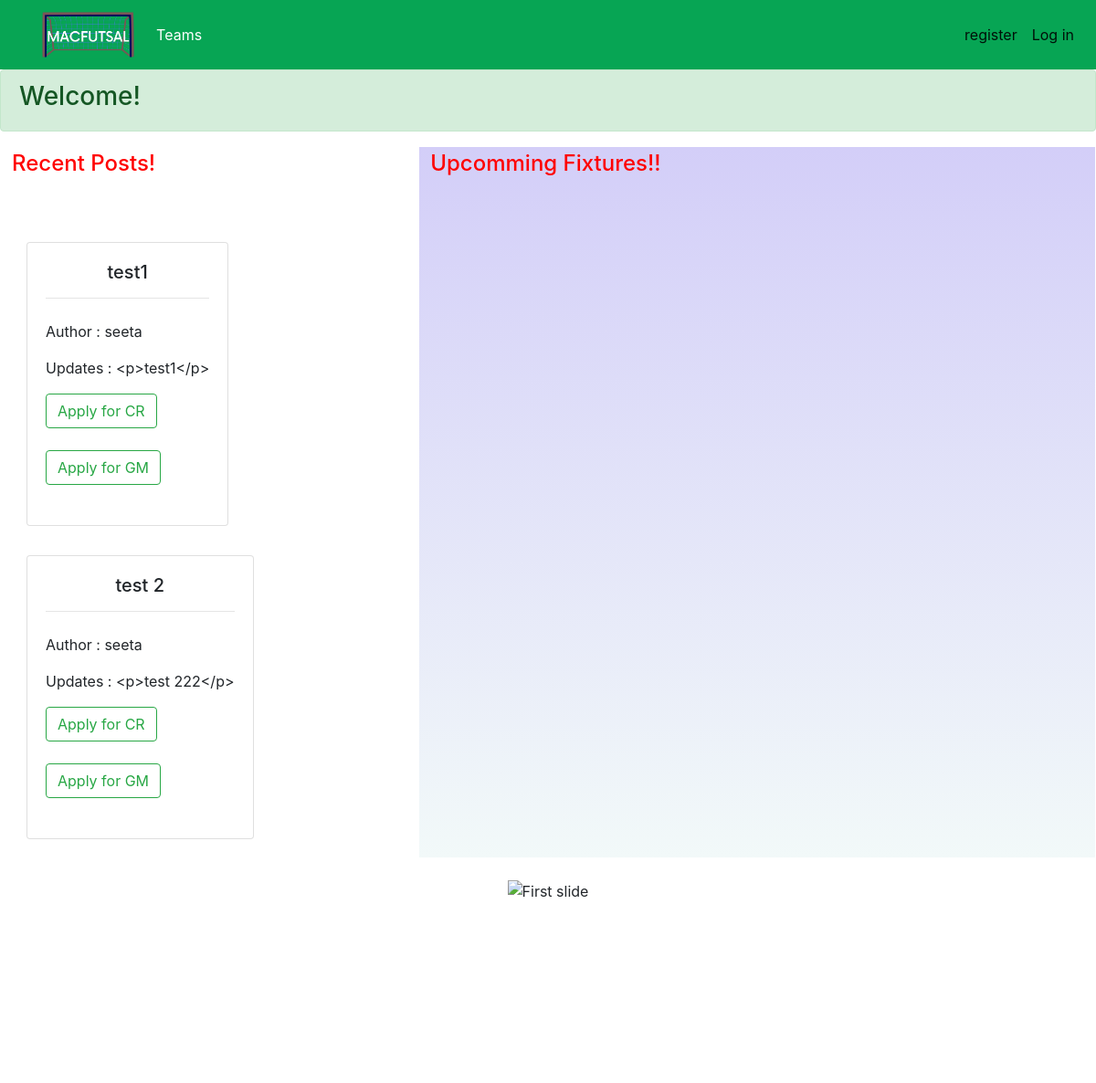
/ (upper part), run on an earlier commit of the app's database.
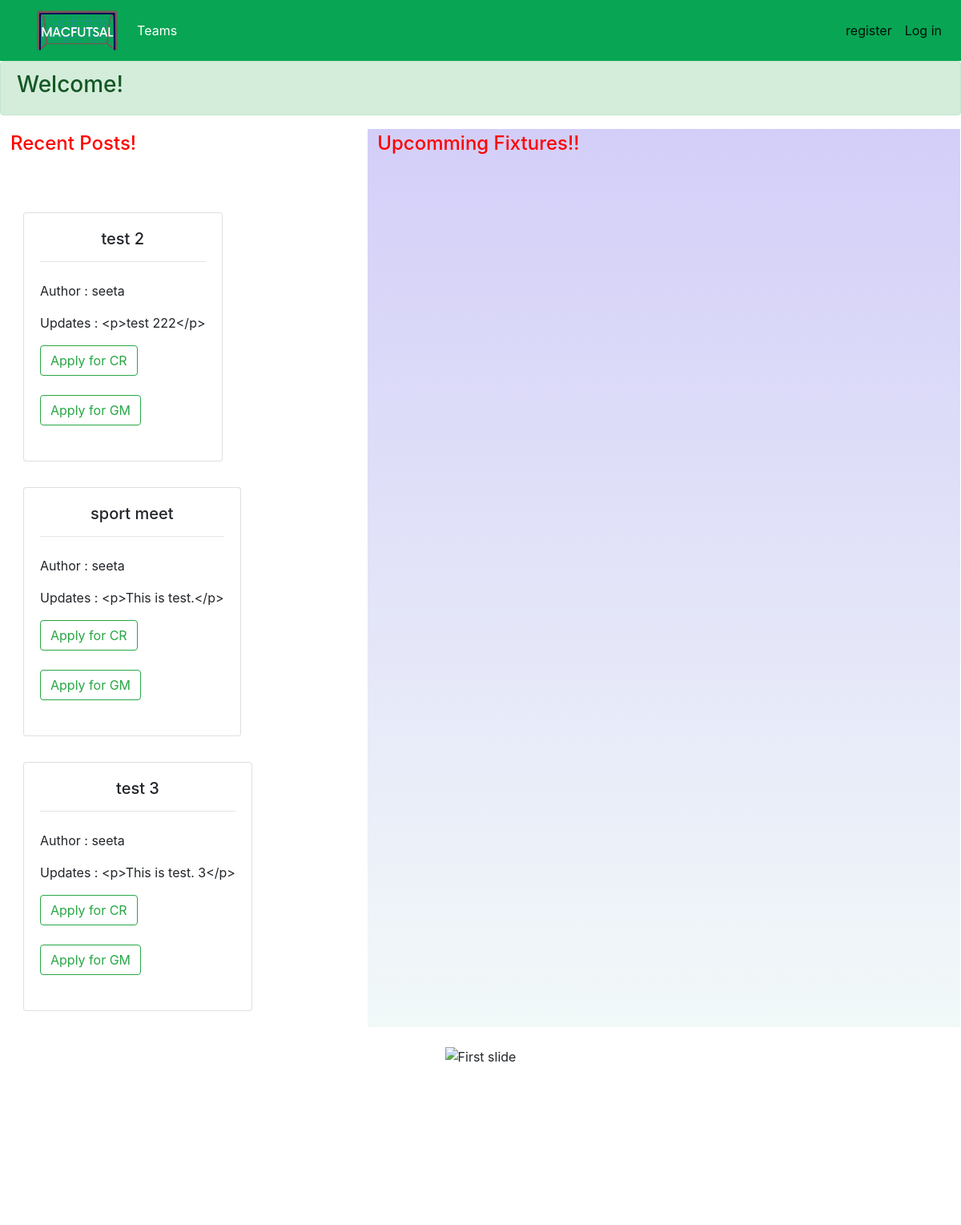
And on a later commit of the database.
### adminpanel/models.py (models this page shows, shortened)
class Posts(models.Model):
    title = models.CharField(max_length=100)
    content = models.TextField()
    created_at = models.DateTimeField(auto_now_add=True)
    author = models.ForeignKey( User, on_delete=models.CASCADE)

### login/views.py (the view)
# urls.py: path('', user_views.index, name='index'),
def index(request):
    form = PostForm()
    posts = Posts.objects.all()
    if request.method == "POST":
        form = PostForm(request.POST)
        if form.is_valid():
            form.save()
    context = {
        "form":form,
        "posts":posts,
    }
    return render(request, 'Accounts/index.html', context)

### login/context_processors.py (called while the page is built)
def groups(request):
    user = request.user
    return {
        'is_Class_Coordinator': user.groups.filter(name='Class Coordinator').exists(),
        'is_System_Handler': user.groups.filter(name='System Handler').exists(),
        'is_adminpanel': user.groups.filter(name='adminpanel').exists(),
    }

### login/templates/Accounts/index.html (shortened to what this page needs)
{% extends "base.html" %}
{% block main %}
  {% if user.is_authenticated %}
  <div class="alert alert-primary" role="alert">
    <h3><b>Welcome </b>{{ user.username }} <svg xmlns="http://www.w3.org/2000/svg" width="16" height="16" fill="currentColor" class="bi bi-patch-check-fill" viewBox="0 0 16 16">
      <path d="M10.067.87a2.89 2.89 0 0 0-4.134 0l-.622.638-.89-.011a2.89 2.89 0 0 0-2.924 2.924l.01.89-.636.622a2.89 2.89 0 0 0 0 4.134l.637.622-.011.89a2.89 2.89 0 0 0 2.924 2.924l.89-.01.622.636a2.89 2.89 0 0 0 4.134 0l.622-.637.89.011a2.89 2.89 0 0 0 2.924-2.924l-.01-.89.636-.622a2.89 2.89 0 0 0 0-4.134l-.637-.622.011-.89a2.89 2.89 0 0 0-2.924-2.924l-.89.01-.622-.636zm.287 5.984-3 3a.5.5 0 0 1-.708 0l-1.5-1.5a.5.5 0 1 1 .708-.708L7 8.793l2.646-2.647a.5.5 0 0 1 .708.708z"/>
    </svg></h3>
  </div>
  {% else %}
  <div class="alert alert-success" role="alert">
    <h3>Welcome!</h3>
  </div>
  {% endif %}
<div class="flex-container" style="display: flex;  flex-wrap: nowrap; ">
  <div class="shadowbox" style="
                                width :55em;
                                border: 0.5px solid #fff;
                                padding: 4px 12px;">
                                <h4 style="color: red;">Recent Posts!</h4>  <br> <br>
    <div class="section">
      {% for post in posts %}
      <div class="d-inline-flex">
        <div class="card m-3" style="background: rgb(255, 255, 255);">
          <div class="card-body">
            <div class="row">
              <div class="col">
              <center> <h5>{{post.title}}</h5></center>
              <hr>
              </div>
            </div>
            <div class="row">
              <div class="col pt-2">
               <p> Author : {{post.author}} </p>
                <p>Updates : </b> {{post.content}}</p>
                <button class="btn btn-outline-success" onclick="window.location.href='/CR/'">Apply for CR</button> <br> <br>
                <button class="btn btn-outline-success" onclick="window.location.href='/GM/'">Apply for GM</button> <br> <br>
              </div>
            </div>
          </div>
        </div>
      </div>
        {% endfor %}
    </div>
  </div>
  <div class="shadowbox" style="
          width :90em;
          border: 0.5px solid #fff;
          padding: 4px 12px;
          background-image: linear-gradient(0deg, rgba(172, 217, 216, 0.157)  0%, rgb(211 206 248) 100%); ">
    <h4 style="color: red;"> Upcomming Fixtures!!</h4>
  </div>
</div>
<br>
   {% load static %}
 <div class="container-fluid" style="height: 100px">
  <div class="row">
    <div class=" mx-auto">
      <div id="carouselExampleIndicators" class="carousel slide" data-ride="carousel">
        <div class="carousel-inner">
          <div class="carousel-item active" style="height:800px;">
            <img class="d-block w-100" src="static/images/indexbg1.jpg"  alt="First slide" style="height: fit-content;">
          </div>
        </div>
        <a class="carousel-control-prev" href="#carouselExampleIndicators" role="button" data-slide="prev">
        </a>
        <a class="carousel-control-next" href="#carouselExampleIndicators" role="button" data-slide="next">
        </a>
      </div>
    </div>
  </div>
</div>
{% endblock %}

What changed in the data, as far as the page shows it:
removed Posts: title "test1", author "seeta", content "<p>test1</p>"
added Posts: title "sport meet", author "seeta", content "<p>This is test.</p>"
added Posts: title "test 3", author "seeta", content "<p>This is test. 3</p>"
